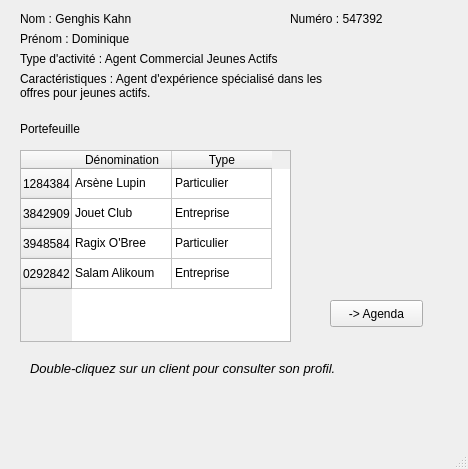
<?xml version="1.0" encoding="UTF-8"?>
<ui version="4.0">
 <class>MainWindow</class>
 <widget class="QMainWindow" name="MainWindow">
  <property name="geometry">
   <rect>
    <x>0</x>
    <y>0</y>
    <width>468</width>
    <height>469</height>
   </rect>
  </property>
  <property name="windowTitle">
   <string>Dominique Genghis Kahn</string>
  </property>
  <widget class="QWidget" name="centralwidget">
   <widget class="QLabel" name="label">
    <property name="geometry">
     <rect>
      <x>20</x>
      <y>120</y>
      <width>131</width>
      <height>17</height>
     </rect>
    </property>
    <property name="text">
     <string>Portefeuille</string>
    </property>
   </widget>
   <widget class="QLabel" name="label_2">
    <property name="geometry">
     <rect>
      <x>20</x>
      <y>10</y>
      <width>151</width>
      <height>17</height>
     </rect>
    </property>
    <property name="text">
     <string>Nom : Genghis Kahn</string>
    </property>
   </widget>
   <widget class="QLabel" name="label_3">
    <property name="geometry">
     <rect>
      <x>20</x>
      <y>30</y>
      <width>141</width>
      <height>17</height>
     </rect>
    </property>
    <property name="text">
     <string>Prénom : Dominique</string>
    </property>
   </widget>
   <widget class="QLabel" name="label_4">
    <property name="geometry">
     <rect>
      <x>20</x>
      <y>50</y>
      <width>331</width>
      <height>17</height>
     </rect>
    </property>
    <property name="text">
     <string>Type d'activité : Agent Commercial Jeunes Actifs</string>
    </property>
   </widget>
   <widget class="QLabel" name="label_5">
    <property name="geometry">
     <rect>
      <x>290</x>
      <y>10</y>
      <width>121</width>
      <height>17</height>
     </rect>
    </property>
    <property name="text">
     <string>Numéro : 547392</string>
    </property>
   </widget>
   <widget class="QPushButton" name="pushButton">
    <property name="geometry">
     <rect>
      <x>330</x>
      <y>300</y>
      <width>93</width>
      <height>27</height>
     </rect>
    </property>
    <property name="text">
     <string>-&gt; Agenda</string>
    </property>
   </widget>
   <widget class="QLabel" name="label_6">
    <property name="geometry">
     <rect>
      <x>20</x>
      <y>70</y>
      <width>431</width>
      <height>31</height>
     </rect>
    </property>
    <property name="text">
     <string>Caractéristiques : Agent d'expérience spécialisé dans les 
offres pour jeunes actifs.</string>
    </property>
   </widget>
   <widget class="QTableWidget" name="tableWidget">
    <property name="geometry">
     <rect>
      <x>20</x>
      <y>150</y>
      <width>271</width>
      <height>192</height>
     </rect>
    </property>
    <row>
     <property name="text">
      <string>1284384</string>
     </property>
    </row>
    <row>
     <property name="text">
      <string>3842909</string>
     </property>
    </row>
    <row>
     <property name="text">
      <string>3948584</string>
     </property>
    </row>
    <row>
     <property name="text">
      <string>0292842</string>
     </property>
    </row>
    <column>
     <property name="text">
      <string>Dénomination</string>
     </property>
    </column>
    <column>
     <property name="text">
      <string>Type</string>
     </property>
    </column>
    <item row="0" column="0">
     <property name="text">
      <string>Arsène Lupin</string>
     </property>
    </item>
    <item row="0" column="1">
     <property name="text">
      <string>Particulier</string>
     </property>
    </item>
    <item row="1" column="0">
     <property name="text">
      <string>Jouet Club</string>
     </property>
    </item>
    <item row="1" column="1">
     <property name="text">
      <string>Entreprise</string>
     </property>
    </item>
    <item row="2" column="0">
     <property name="text">
      <string>Ragix O'Bree</string>
     </property>
    </item>
    <item row="2" column="1">
     <property name="text">
      <string>Particulier</string>
     </property>
    </item>
    <item row="3" column="0">
     <property name="text">
      <string>Salam Alikoum</string>
     </property>
    </item>
    <item row="3" column="1">
     <property name="text">
      <string>Entreprise</string>
     </property>
    </item>
   </widget>
   <widget class="QLabel" name="label_7">
    <property name="geometry">
     <rect>
      <x>30</x>
      <y>360</y>
      <width>351</width>
      <height>17</height>
     </rect>
    </property>
    <property name="text">
     <string>&lt;!DOCTYPE HTML PUBLIC &quot;-//W3C//DTD HTML 4.0//EN&quot; &quot;http://www.w3.org/TR/REC-html40/strict.dtd&quot;&gt;
&lt;html&gt;&lt;head&gt;&lt;meta name=&quot;qrichtext&quot; content=&quot;1&quot; /&gt;&lt;style type=&quot;text/css&quot;&gt;
p, li { white-space: pre-wrap; }
&lt;/style&gt;&lt;/head&gt;&lt;body style=&quot; font-family:'Sans'; font-size:10pt; font-weight:400; font-style:normal;&quot;&gt;
&lt;p style=&quot; margin-top:0px; margin-bottom:0px; margin-left:0px; margin-right:0px; -qt-block-indent:0; text-indent:0px;&quot;&gt;&lt;span style=&quot; font-style:italic;&quot;&gt;Double-cliquez sur un client pour consulter son profil.&lt;/span&gt;&lt;/p&gt;&lt;/body&gt;&lt;/html&gt;</string>
    </property>
   </widget>
  </widget>
  <widget class="QMenuBar" name="menubar">
   <property name="geometry">
    <rect>
     <x>0</x>
     <y>0</y>
     <width>468</width>
     <height>25</height>
    </rect>
   </property>
  </widget>
  <widget class="QStatusBar" name="statusbar"/>
 </widget>
 <resources/>
 <connections/>
</ui>
